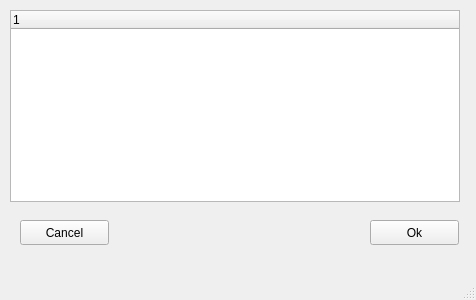
<?xml version="1.0" encoding="UTF-8"?>
<ui version="4.0">
 <class>BrowseWindow</class>
 <widget class="QMainWindow" name="BrowseWindow">
  <property name="geometry">
   <rect>
    <x>0</x>
    <y>0</y>
    <width>476</width>
    <height>300</height>
   </rect>
  </property>
  <property name="minimumSize">
   <size>
    <width>476</width>
    <height>300</height>
   </size>
  </property>
  <property name="maximumSize">
   <size>
    <width>476</width>
    <height>300</height>
   </size>
  </property>
  <property name="windowTitle">
   <string>Browse...</string>
  </property>
  <widget class="QWidget" name="centralwidget">
   <widget class="QTreeWidget" name="treeWidget">
    <property name="geometry">
     <rect>
      <x>10</x>
      <y>10</y>
      <width>450</width>
      <height>192</height>
     </rect>
    </property>
    <column>
     <property name="text">
      <string notr="true">1</string>
     </property>
    </column>
   </widget>
   <widget class="QPushButton" name="btn_cancel">
    <property name="geometry">
     <rect>
      <x>20</x>
      <y>220</y>
      <width>89</width>
      <height>25</height>
     </rect>
    </property>
    <property name="text">
     <string>Cancel</string>
    </property>
   </widget>
   <widget class="QPushButton" name="btn_ok">
    <property name="geometry">
     <rect>
      <x>370</x>
      <y>220</y>
      <width>89</width>
      <height>25</height>
     </rect>
    </property>
    <property name="text">
     <string>Ok</string>
    </property>
   </widget>
  </widget>
  <widget class="QMenuBar" name="menubar">
   <property name="geometry">
    <rect>
     <x>0</x>
     <y>0</y>
     <width>476</width>
     <height>22</height>
    </rect>
   </property>
  </widget>
  <widget class="QStatusBar" name="statusbar"/>
 </widget>
 <resources/>
 <connections>
  <connection>
   <sender>btn_cancel</sender>
   <signal>pressed()</signal>
   <receiver>BrowseWindow</receiver>
   <slot>close()</slot>
   <hints>
    <hint type="sourcelabel">
     <x>64</x>
     <y>254</y>
    </hint>
    <hint type="destinationlabel">
     <x>237</x>
     <y>149</y>
    </hint>
   </hints>
  </connection>
 </connections>
</ui>
